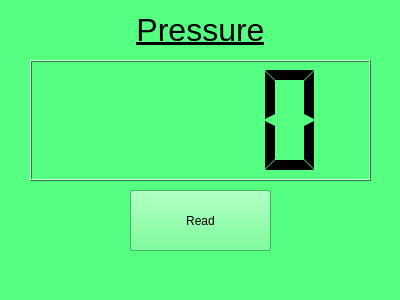
<?xml version="1.0" encoding="UTF-8"?>
<ui version="4.0">
 <class>readPressureClass</class>
 <widget class="QDialog" name="readPressureClass">
  <property name="geometry">
   <rect>
    <x>0</x>
    <y>0</y>
    <width>400</width>
    <height>300</height>
   </rect>
  </property>
  <property name="palette">
   <palette>
    <active>
     <colorrole role="WindowText">
      <brush brushstyle="SolidPattern">
       <color alpha="255">
        <red>0</red>
        <green>0</green>
        <blue>0</blue>
       </color>
      </brush>
     </colorrole>
     <colorrole role="Button">
      <brush brushstyle="SolidPattern">
       <color alpha="255">
        <red>85</red>
        <green>255</green>
        <blue>127</blue>
       </color>
      </brush>
     </colorrole>
     <colorrole role="Light">
      <brush brushstyle="SolidPattern">
       <color alpha="255">
        <red>213</red>
        <green>255</green>
        <blue>223</blue>
       </color>
      </brush>
     </colorrole>
     <colorrole role="Midlight">
      <brush brushstyle="SolidPattern">
       <color alpha="255">
        <red>149</red>
        <green>255</green>
        <blue>175</blue>
       </color>
      </brush>
     </colorrole>
     <colorrole role="Dark">
      <brush brushstyle="SolidPattern">
       <color alpha="255">
        <red>42</red>
        <green>127</green>
        <blue>63</blue>
       </color>
      </brush>
     </colorrole>
     <colorrole role="Mid">
      <brush brushstyle="SolidPattern">
       <color alpha="255">
        <red>56</red>
        <green>170</green>
        <blue>84</blue>
       </color>
      </brush>
     </colorrole>
     <colorrole role="Text">
      <brush brushstyle="SolidPattern">
       <color alpha="255">
        <red>0</red>
        <green>0</green>
        <blue>0</blue>
       </color>
      </brush>
     </colorrole>
     <colorrole role="BrightText">
      <brush brushstyle="SolidPattern">
       <color alpha="255">
        <red>255</red>
        <green>255</green>
        <blue>255</blue>
       </color>
      </brush>
     </colorrole>
     <colorrole role="ButtonText">
      <brush brushstyle="SolidPattern">
       <color alpha="255">
        <red>0</red>
        <green>0</green>
        <blue>0</blue>
       </color>
      </brush>
     </colorrole>
     <colorrole role="Base">
      <brush brushstyle="SolidPattern">
       <color alpha="255">
        <red>255</red>
        <green>255</green>
        <blue>255</blue>
       </color>
      </brush>
     </colorrole>
     <colorrole role="Window">
      <brush brushstyle="SolidPattern">
       <color alpha="255">
        <red>85</red>
        <green>255</green>
        <blue>127</blue>
       </color>
      </brush>
     </colorrole>
     <colorrole role="Shadow">
      <brush brushstyle="SolidPattern">
       <color alpha="255">
        <red>0</red>
        <green>0</green>
        <blue>0</blue>
       </color>
      </brush>
     </colorrole>
     <colorrole role="AlternateBase">
      <brush brushstyle="SolidPattern">
       <color alpha="255">
        <red>170</red>
        <green>255</green>
        <blue>191</blue>
       </color>
      </brush>
     </colorrole>
     <colorrole role="ToolTipBase">
      <brush brushstyle="SolidPattern">
       <color alpha="255">
        <red>255</red>
        <green>255</green>
        <blue>220</blue>
       </color>
      </brush>
     </colorrole>
     <colorrole role="ToolTipText">
      <brush brushstyle="SolidPattern">
       <color alpha="255">
        <red>0</red>
        <green>0</green>
        <blue>0</blue>
       </color>
      </brush>
     </colorrole>
    </active>
    <inactive>
     <colorrole role="WindowText">
      <brush brushstyle="SolidPattern">
       <color alpha="255">
        <red>0</red>
        <green>0</green>
        <blue>0</blue>
       </color>
      </brush>
     </colorrole>
     <colorrole role="Button">
      <brush brushstyle="SolidPattern">
       <color alpha="255">
        <red>85</red>
        <green>255</green>
        <blue>127</blue>
       </color>
      </brush>
     </colorrole>
     <colorrole role="Light">
      <brush brushstyle="SolidPattern">
       <color alpha="255">
        <red>213</red>
        <green>255</green>
        <blue>223</blue>
       </color>
      </brush>
     </colorrole>
     <colorrole role="Midlight">
      <brush brushstyle="SolidPattern">
       <color alpha="255">
        <red>149</red>
        <green>255</green>
        <blue>175</blue>
       </color>
      </brush>
     </colorrole>
     <colorrole role="Dark">
      <brush brushstyle="SolidPattern">
       <color alpha="255">
        <red>42</red>
        <green>127</green>
        <blue>63</blue>
       </color>
      </brush>
     </colorrole>
     <colorrole role="Mid">
      <brush brushstyle="SolidPattern">
       <color alpha="255">
        <red>56</red>
        <green>170</green>
        <blue>84</blue>
       </color>
      </brush>
     </colorrole>
     <colorrole role="Text">
      <brush brushstyle="SolidPattern">
       <color alpha="255">
        <red>0</red>
        <green>0</green>
        <blue>0</blue>
       </color>
      </brush>
     </colorrole>
     <colorrole role="BrightText">
      <brush brushstyle="SolidPattern">
       <color alpha="255">
        <red>255</red>
        <green>255</green>
        <blue>255</blue>
       </color>
      </brush>
     </colorrole>
     <colorrole role="ButtonText">
      <brush brushstyle="SolidPattern">
       <color alpha="255">
        <red>0</red>
        <green>0</green>
        <blue>0</blue>
       </color>
      </brush>
     </colorrole>
     <colorrole role="Base">
      <brush brushstyle="SolidPattern">
       <color alpha="255">
        <red>255</red>
        <green>255</green>
        <blue>255</blue>
       </color>
      </brush>
     </colorrole>
     <colorrole role="Window">
      <brush brushstyle="SolidPattern">
       <color alpha="255">
        <red>85</red>
        <green>255</green>
        <blue>127</blue>
       </color>
      </brush>
     </colorrole>
     <colorrole role="Shadow">
      <brush brushstyle="SolidPattern">
       <color alpha="255">
        <red>0</red>
        <green>0</green>
        <blue>0</blue>
       </color>
      </brush>
     </colorrole>
     <colorrole role="AlternateBase">
      <brush brushstyle="SolidPattern">
       <color alpha="255">
        <red>170</red>
        <green>255</green>
        <blue>191</blue>
       </color>
      </brush>
     </colorrole>
     <colorrole role="ToolTipBase">
      <brush brushstyle="SolidPattern">
       <color alpha="255">
        <red>255</red>
        <green>255</green>
        <blue>220</blue>
       </color>
      </brush>
     </colorrole>
     <colorrole role="ToolTipText">
      <brush brushstyle="SolidPattern">
       <color alpha="255">
        <red>0</red>
        <green>0</green>
        <blue>0</blue>
       </color>
      </brush>
     </colorrole>
    </inactive>
    <disabled>
     <colorrole role="WindowText">
      <brush brushstyle="SolidPattern">
       <color alpha="255">
        <red>42</red>
        <green>127</green>
        <blue>63</blue>
       </color>
      </brush>
     </colorrole>
     <colorrole role="Button">
      <brush brushstyle="SolidPattern">
       <color alpha="255">
        <red>85</red>
        <green>255</green>
        <blue>127</blue>
       </color>
      </brush>
     </colorrole>
     <colorrole role="Light">
      <brush brushstyle="SolidPattern">
       <color alpha="255">
        <red>213</red>
        <green>255</green>
        <blue>223</blue>
       </color>
      </brush>
     </colorrole>
     <colorrole role="Midlight">
      <brush brushstyle="SolidPattern">
       <color alpha="255">
        <red>149</red>
        <green>255</green>
        <blue>175</blue>
       </color>
      </brush>
     </colorrole>
     <colorrole role="Dark">
      <brush brushstyle="SolidPattern">
       <color alpha="255">
        <red>42</red>
        <green>127</green>
        <blue>63</blue>
       </color>
      </brush>
     </colorrole>
     <colorrole role="Mid">
      <brush brushstyle="SolidPattern">
       <color alpha="255">
        <red>56</red>
        <green>170</green>
        <blue>84</blue>
       </color>
      </brush>
     </colorrole>
     <colorrole role="Text">
      <brush brushstyle="SolidPattern">
       <color alpha="255">
        <red>42</red>
        <green>127</green>
        <blue>63</blue>
       </color>
      </brush>
     </colorrole>
     <colorrole role="BrightText">
      <brush brushstyle="SolidPattern">
       <color alpha="255">
        <red>255</red>
        <green>255</green>
        <blue>255</blue>
       </color>
      </brush>
     </colorrole>
     <colorrole role="ButtonText">
      <brush brushstyle="SolidPattern">
       <color alpha="255">
        <red>42</red>
        <green>127</green>
        <blue>63</blue>
       </color>
      </brush>
     </colorrole>
     <colorrole role="Base">
      <brush brushstyle="SolidPattern">
       <color alpha="255">
        <red>85</red>
        <green>255</green>
        <blue>127</blue>
       </color>
      </brush>
     </colorrole>
     <colorrole role="Window">
      <brush brushstyle="SolidPattern">
       <color alpha="255">
        <red>85</red>
        <green>255</green>
        <blue>127</blue>
       </color>
      </brush>
     </colorrole>
     <colorrole role="Shadow">
      <brush brushstyle="SolidPattern">
       <color alpha="255">
        <red>0</red>
        <green>0</green>
        <blue>0</blue>
       </color>
      </brush>
     </colorrole>
     <colorrole role="AlternateBase">
      <brush brushstyle="SolidPattern">
       <color alpha="255">
        <red>85</red>
        <green>255</green>
        <blue>127</blue>
       </color>
      </brush>
     </colorrole>
     <colorrole role="ToolTipBase">
      <brush brushstyle="SolidPattern">
       <color alpha="255">
        <red>255</red>
        <green>255</green>
        <blue>220</blue>
       </color>
      </brush>
     </colorrole>
     <colorrole role="ToolTipText">
      <brush brushstyle="SolidPattern">
       <color alpha="255">
        <red>0</red>
        <green>0</green>
        <blue>0</blue>
       </color>
      </brush>
     </colorrole>
    </disabled>
   </palette>
  </property>
  <property name="windowTitle">
   <string>readPressure</string>
  </property>
  <widget class="QPushButton" name="pressureOkButton">
   <property name="geometry">
    <rect>
     <x>130</x>
     <y>190</y>
     <width>141</width>
     <height>61</height>
    </rect>
   </property>
   <property name="minimumSize">
    <size>
     <width>81</width>
     <height>61</height>
    </size>
   </property>
   <property name="text">
    <string>OK</string>
   </property>
  </widget>
  <widget class="QLabel" name="pressureLabel">
   <property name="geometry">
    <rect>
     <x>130</x>
     <y>10</y>
     <width>141</width>
     <height>41</height>
    </rect>
   </property>
   <property name="text">
    <string>&lt;!DOCTYPE HTML PUBLIC &quot;-//W3C//DTD HTML 4.0//EN&quot; &quot;http://www.w3.org/TR/REC-html40/strict.dtd&quot;&gt;
&lt;html&gt;&lt;head&gt;&lt;meta name=&quot;qrichtext&quot; content=&quot;1&quot; /&gt;&lt;style type=&quot;text/css&quot;&gt;
p, li { white-space: pre-wrap; }
&lt;/style&gt;&lt;/head&gt;&lt;body style=&quot; font-family:'Ubuntu'; font-size:11pt; font-weight:400; font-style:normal;&quot;&gt;
&lt;table border=&quot;0&quot; style=&quot;-qt-table-type: root; margin-top:4px; margin-bottom:4px; margin-left:4px; margin-right:4px;&quot;&gt;
&lt;tr&gt;
&lt;td style=&quot;border: none;&quot;&gt;
&lt;p align=&quot;center&quot; style=&quot; margin-top:0px; margin-bottom:0px; margin-left:0px; margin-right:0px; -qt-block-indent:0; text-indent:0px;&quot;&gt;&lt;span style=&quot; font-family:'MS Shell Dlg 2'; font-size:24pt; text-decoration: underline;&quot;&gt;Pressure&lt;/span&gt;&lt;/p&gt;&lt;/td&gt;&lt;/tr&gt;&lt;/table&gt;&lt;/body&gt;&lt;/html&gt;</string>
   </property>
  </widget>
  <widget class="QLCDNumber" name="readPressureLCD">
   <property name="geometry">
    <rect>
     <x>30</x>
     <y>60</y>
     <width>341</width>
     <height>121</height>
    </rect>
   </property>
   <property name="numDigits">
    <number>4</number>
   </property>
   <property name="digitCount">
    <number>4</number>
   </property>
   <property name="segmentStyle">
    <enum>QLCDNumber::Flat</enum>
   </property>
  </widget>
  <widget class="QPushButton" name="pressureReadButton">
   <property name="geometry">
    <rect>
     <x>130</x>
     <y>190</y>
     <width>141</width>
     <height>61</height>
    </rect>
   </property>
   <property name="minimumSize">
    <size>
     <width>81</width>
     <height>61</height>
    </size>
   </property>
   <property name="text">
    <string>Read</string>
   </property>
  </widget>
 </widget>
 <layoutdefault spacing="6" margin="11"/>
 <resources/>
 <connections>
  <connection>
   <sender>pressureOkButton</sender>
   <signal>clicked()</signal>
   <receiver>readPressureClass</receiver>
   <slot>close()</slot>
   <hints>
    <hint type="sourcelabel">
     <x>264</x>
     <y>214</y>
    </hint>
    <hint type="destinationlabel">
     <x>304</x>
     <y>220</y>
    </hint>
   </hints>
  </connection>
  <connection>
   <sender>pressureReadButton</sender>
   <signal>clicked()</signal>
   <receiver>readPressureClass</receiver>
   <slot>pressureMeter()</slot>
   <hints>
    <hint type="sourcelabel">
     <x>156</x>
     <y>230</y>
    </hint>
    <hint type="destinationlabel">
     <x>101</x>
     <y>230</y>
    </hint>
   </hints>
  </connection>
 </connections>
 <slots>
  <slot>pressureMeter()</slot>
 </slots>
</ui>
